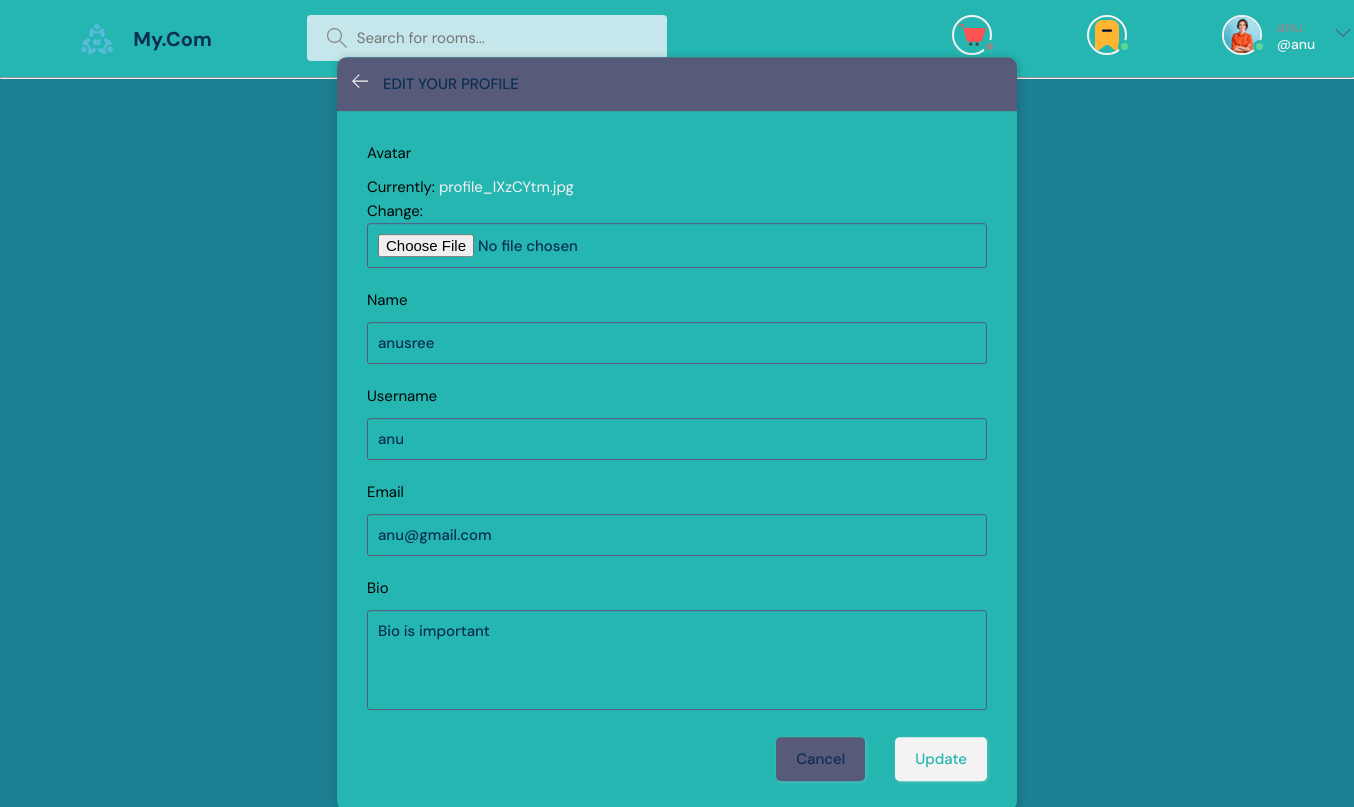
The app's page /update_user (signed in) with its own data.
### chat/models.py (models this page shows)
class User(AbstractUser):
    name = models.CharField(max_length=200, null=True)
    email = models.EmailField(null=True, unique=True)
    bio = models.TextField(null=True)
    avatar = models.ImageField(null=True, default="avatar.svg")
    REQUIRED_FIELDS = []

### chat/views.py (the view)
# urls.py: path('update_user', views.updateUser, name='update_user'),
@login_required(login_url='login')
def updateUser(request):
    user =request.user
    form = UserForm(instance=user)
    if request.method == 'POST':
        form = UserForm(request.POST, request.FILES, instance=user)
        if form.is_valid():
            form.save()
            return redirect('userprofile', pk=user.id)
    return render(request, 'update-user.html', {'form':form})

### chat/forms.py
class UserForm(ModelForm):
    class Meta:
        model = User
        fields = ['avatar', 'name', 'username', 'email', 'bio']

### chat/templates/update-user.html (shortened to what this page needs)
{% extends 'main.html' %}
{% block content %}
<main class="update-account layout">
  <div class="container">
    <div class="layout__box">
      <div class="layout__boxHeader">
        <div class="layout__boxTitle">
          <a href="{% url 'home' %}">
            <svg version="1.1" xmlns="http://www.w3.org/2000/svg" width="32" height="32" viewBox="0 0 32 32">
              <title>arrow-left</title>
              <path
                d="M13.723 2.286l-13.723 13.714 13.719 13.714 1.616-1.611-10.96-10.96h27.625v-2.286h-27.625l10.965-10.965-1.616-1.607z">
              </path>
            </svg>
          </a>
          <h3>Edit your profile</h3>
        </div>
      </div>
      <div class="layout__body">
        <form class="form" action="" method="POST" enctype="multipart/form-data">
          {% for field in form %}
          <div class="form__group">
            <label for="profile_pic">{{field.label}}</label>
            {{field}}
          </div>
          {% endfor %}
          <div class="form__action">
            <a class="btn btn--dark" href="index.html">Cancel</a>
            <button class="btn btn--main" type="submit">Update</button>
          </div>
        </form>
      </div>
    </div>
  </div>
</main>
{% endblock content %}

### chat/templates/nav.html (shortened to what this page needs)
{% load static %}
<header class="header header--loggedIn">
    <div class="container">
      <a href="{% url 'home' %}" class="header__logo">
        <img src="{% static 'images/logo.svg' %}" />
        <h1>My.Com</h1>
      </a>
      <form class="header__search" method="GET" action="{% url 'home' %}" >
        <label>
          <input name="q" placeholder="Search for rooms..." />
        </label>
      </form>
      {% if request.user.is_authenticated %}
      <div class="">
        <a href="{% url 'cart' %}">
          <div class="avatar avatar--medium ">
            <img src="{% static 'images/cart.svg' %}" />
          </div>
        </a>
      </div>
      <div class="">
        <a href="">
          <div class="avatar avatar--medium active">
            <img src="{% static 'images/wishlist.svg' %}" />
          </div>
        </a>
      </div>
      <nav class="header__menu">
        {% endif %}
        {% if request.user.is_authenticated %}
        <div class="header__user">
          <a href="{% url 'userprofile' request.user.id %}">
            <div class="avatar avatar--medium active">
              <img src="{{request.user.avatar.url}}" />
            </div>
            <p>{{request.user}} <span>@{{request.user}}</span></p>
          </a>
          <button class="dropdown-button">
            <svg version="1.1" xmlns="http://www.w3.org/2000/svg" width="32" height="32" viewBox="0 0 32 32">
              <title>chevron-down</title>
              <path d="M16 21l-13-13h-3l16 16 16-16h-3l-13 13z"></path>
            </svg>
          </button>
        </div>
        {% else %}
        <a href="{% url 'login' %}">
          <img src="./assets/avatar.svg" />
          <p>Login</p>
        </a>
        {% endif %}
      </nav>
    </div>
  </header>

### records on screen
User: user.avatar (picture), user "anu", form "anusree" "anu" "anu@gmail.com" "Bio is important"

### other values on screen
{{ field.label }} "Avatar" "Name" "Username" "Email" "Bio"
